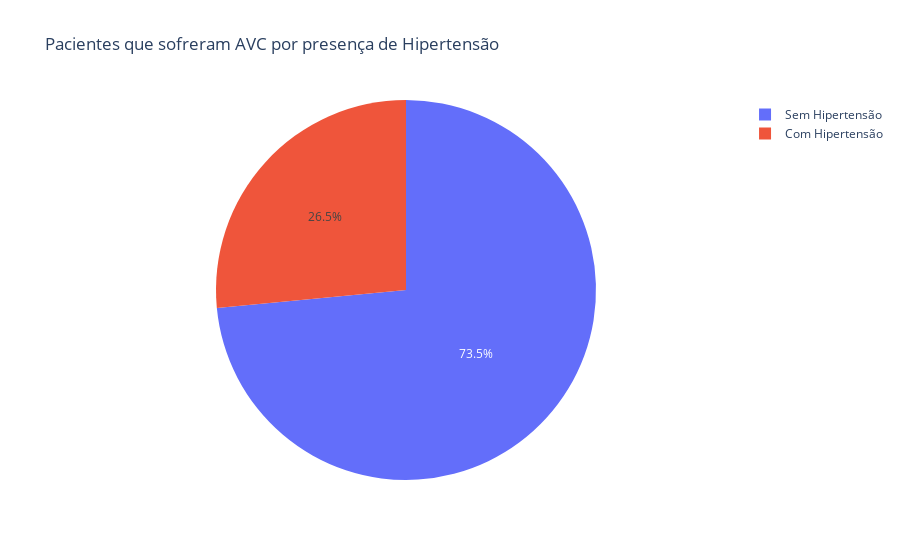

Here is the notebook cell this chart was saved with:
### Code cell
df_avc_counts = stroke_df["hypertension"].map({0: "Sem Hipertensão", 1: "Com Hipertensão"}).value_counts().reset_index()
df_avc_counts.columns = ["Hipertensão", "Contagem"]

fig = px.pie(
    df_avc_counts,
    names="Hipertensão",
    values="Contagem",
    color="Hipertensão",
    color_discrete_map={"Com Hipertensão": "#EF553B", "Sem Hipertensão": "#636EFA"},
    title="Pacientes que sofreram AVC por presença de Hipertensão"
)

fig.show()

### Figure 1 — Plotly figure (JSON) as saved in the notebook; plotly's stock layout.template omitted (floating-point values rounded to 4 significant figures)
{"data": [{"customdata": [["Sem Hipertensão"], ["Com Hipertensão"]], "domain": {"x": [0, 1], "y": [0, 1]}, "hovertemplate": "Hipertensão=%{customdata[0]}<br>Contagem=%{value}<extra></extra>", "labels": ["Sem Hipertensão", "Com Hipertensão"], "legendgroup": "", "marker": {"colors": ["#636EFA", "#EF553B"]}, "name": "", "showlegend": true, "type": "pie", "values": [183, 66]}], "layout": {"legend": {"tracegroupgap": 0}, "title": {"text": "Pacientes que sofreram AVC por presença de Hipertensão"}}}
